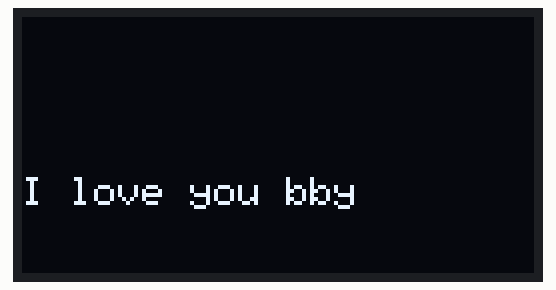
Recording of a sketch running on a simulated Arduino Uno, built with avr-gcc and run on an emulated ATmega328P. Shown: 128×64 one-colour display.

Above: at 0.21 s.
At 0.81 s:
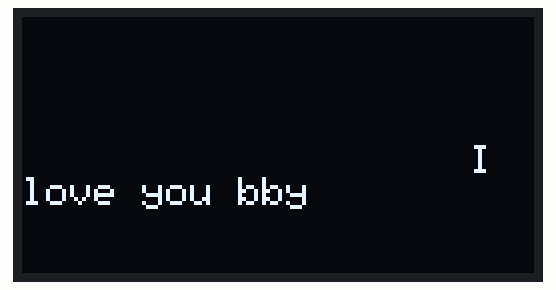
At 1.42 s:
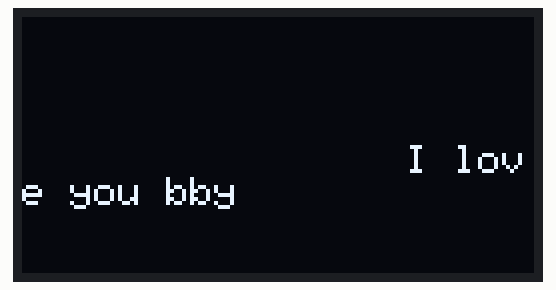
At 2.63 s:
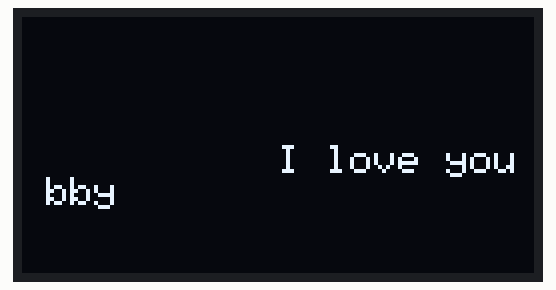
At 3.84 s:
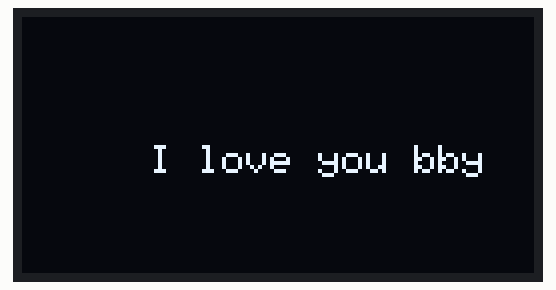
At 5.35 s:
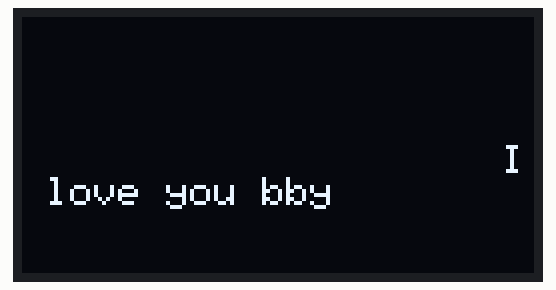

Measured:
- by itself, everything shown: repeats every 4.8 s, in 16 steps

The sketch:

LCD_oled.ino
```cpp
#include <Wire.h>
#include <Adafruit_GFX.h>
#include <Adafruit_SSD1306.h>

// Display dimensions
#define SCREEN_WIDTH 128
#define SCREEN_HEIGHT 64

// Create an instance of the display
Adafruit_SSD1306 display(SCREEN_WIDTH, SCREEN_HEIGHT, &Wire, -1);

void setup() {
  Serial.begin(115200);
  while (!Serial) {
    // Wait for the serial port to be available
  }

  // Initialize the display with the I2C address 0x3C
  if (!display.begin(SSD1306_SWITCHCAPVCC, 0x3C)) {
    Serial.println(F("SSD1306 allocation failed"));
    for (;;);
  }

  display.clearDisplay();
  display.setTextSize(1);
  display.setTextColor(SSD1306_WHITE);
}

void loop() {
  display.clearDisplay();

  // Display the running text
  String text = "I love you bby";

  int16_t x1, y1; // Start position (not used, so can be set to zero)
  uint16_t textWidth, textHeight;
  display.getTextBounds(text, 0, 0, x1, y1, textWidth, textHeight);

  int startX = SCREEN_WIDTH;

  for (int x = startX; x > -textWidth; x--) {
    display.clearDisplay();
    display.setCursor(x, (SCREEN_HEIGHT - textHeight) / 2); // Center text vertically
    display.println(text);
    display.display();
    delay(10); // Adjust delay for scrolling speed
  }
}
```
